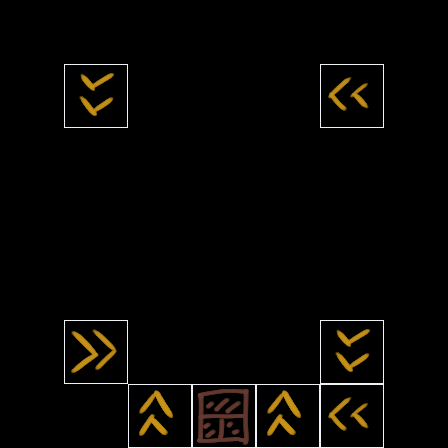

The image is a tile-based game level rendered from a .tmx file. Its description and complete source (layers, tilesets, objects, tile grids) follow:
An orthogonal 7x7 tile map with 64x64 px tiles, 1 tile layer (Tiles) and 6 objects (2x lock$x, key$d, level13, player, level15).

<map version="1.5" tiledversion="1.6.0" orientation="orthogonal" renderorder="right-down" width="7" height="7" tilewidth="64" tileheight="64" infinite="0" nextlayerid="6" nextobjectid="29">
 <tileset firstgid="1" source="level_design.tsx" />
 <layer id="4" name="Tiles" width="7" height="7">
  <data encoding="csv">
0,0,0,0,0,0,0,
0,8,0,0,0,7,0,
0,0,0,0,0,0,0,
0,0,0,0,0,0,0,
0,0,0,0,0,0,0,
0,5,0,0,0,8,0,
0,0,6,4,6,7,0
</data>
 </layer>
 <objectgroup id="5" name="Objects">
  <object id="23" name="lock$x" x="256" y="320" width="64" height="64" />
  <object id="24" name="key$d" x="192" y="192" width="64" height="64" />
  <object id="25" name="level13" x="256" y="192" width="64" height="64" />
  <object id="26" name="player" x="320" y="320" width="64" height="64" />
  <object id="27" name="lock$x" x="320" y="384" width="64" height="64" />
  <object id="28" name="level15" x="128" y="192" width="64" height="64" />
 </objectgroup>
</map>
